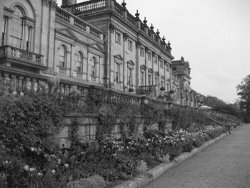
#> input picture code/region_growing/images/input_image/org.jpg, 250 x 188 px
$ python evaluation.py
#> lines starting #> are read from the running program, lines starting #| are printed output that depends on the picture; after the words box and inside, x2 and y2 are one past the last pixel; in counts of white or black regions, pixels touching at a corner belong together; long printed decimals are rounded
import cv2
import numpy as np
import matplotlib.pyplot as plt


# 自动选取种子点
def select_seed_points(image, num_seeds=6):
    """
    自动选取多个种子点，使用局部平均值判定法。

    参数：
        image: 输入的灰度图像（numpy数组）。
        num_seeds: 种子点数量。

    返回：
        seed_points: 种子点的坐标列表。
    """
    height, width = image.shape
    J = np.zeros((height, width))  # 记录已经选取的种子点
    seed_points = []

    for _ in range(num_seeds):
        max_mean = -1
        seed_x, seed_y = -1, -1

        for i in range(1, height - 1, 3):  # 3x3的滑动窗口遍历
            for j in range(1, width - 1, 3):
                local_region = image[i - 1:i + 2, j - 1:j + 2]
                local_mean = np.mean(local_region)

                if local_mean > max_mean and J[i, j] == 0:
                    max_mean = local_mean
                    seed_x, seed_y = i, j

        # 保存选出的种子点
        seed_points.append((seed_y, seed_x))
        J[seed_x, seed_y] = 1  # 标记已经使用的种子点

    return seed_points


# 区域生长算法实现
def region_growing(image, seed_points, threshold=13):
    """
    区域生长算法，使用多个自动选取的种子点。

    参数：
        image: 输入的灰度图像。
        seed_points: 自动选取的种子点列表。
        threshold: 灰度值差异的阈值。

    返回：
        seg_image: 分割后的二值图像。
    """
    height, width = image.shape
    seg_image = np.zeros((height, width), np.uint8)
    visited = np.zeros((height, width), np.bool_)

    seed_list = seed_points[:]
    region_mean = np.mean([float(image[y, x]) for x, y in seed_points])

    for x, y in seed_points:
        visited[y, x] = True
        seg_image[y, x] = 1

    neighbors = [(-1, 0), (1, 0), (0, -1), (0, 1)]

    while seed_list:
        x, y = seed_list.pop(0)
        for dx, dy in neighbors:
            nx, ny = x + dx, y + dy
            if 0 <= nx < width and 0 <= ny < height and not visited[ny, nx]:
                pixel_value = float(image[ny, nx])
                if abs(pixel_value - region_mean) <= threshold:
                    seg_image[ny, nx] = 1
                    seed_list.append((nx, ny))
                    region_mean = (region_mean * np.sum(seg_image) + pixel_value) / (np.sum(seg_image) + 1)
                visited[ny, nx] = True

    return seg_image


# SNR计算
def calculate_snr(image, segmented_image):
    """
    计算信噪比（SNR）。
    """
    foreground = image[segmented_image == 1]
    background = image[segmented_image == 0]

    mean_foreground = np.mean(foreground)
    mean_background = np.mean(background)

    std_foreground = np.std(foreground)
    std_background = np.std(background)

    snr = (mean_foreground - mean_background) / (std_foreground + std_background)
    return snr


# 显示分割结果
def show_segmentation(original_image, segmented_image):
    """
    显示原始图像和分割图像。
    """
    plt.figure(figsize=(10, 5))

    plt.subplot(1, 2, 1)
    plt.title("Original Image")
    plt.imshow(original_image, cmap='gray')

    plt.subplot(1, 2, 2)
    plt.title("Segmented Image")
    plt.imshow(segmented_image, cmap='gray')

    plt.show()


import cv2
import os


def main():
    # 检查文件路径是否正确
    img_path = 'images/input_image/org.jpg'

    if not os.path.exists(img_path):
        raise FileNotFoundError(f"Image file not found at {img_path}")

    # 加载灰度图像
    image = cv2.imread(img_path, cv2.IMREAD_GRAYSCALE)
#> image is the input picture: shape (188, 250); min 2, max 255, mean 115.7

    if image is None:
        raise FileNotFoundError("Failed to load the image. Please check the file path and file format.")

    # 自动选取多个种子点
    seed_points = select_seed_points(image, num_seeds=200)
#> after the loop in select_seed_points, `for _ in range(num_seeds):`:
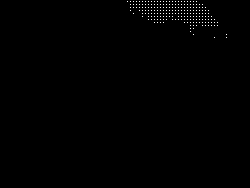
#> J: shape (188, 250) float64; values 0 (black) and 1 (white), 0.43% white in thin lines or dots, all inside (x1, y1, x2, y2) = (127, 1, 227, 38)
#> after the loop in select_seed_points, `for _ in range(num_seeds):`: seed_points = 200 pairs, first value 127 to 226, second value 1 to 37

    # 区域生长分割
    segmented_image = region_growing(image, seed_points, threshold=13)
#> in region_growing, `seed_list = seed_points[:]`: seed_list has the same summary as seed_points in select_seed_points
#> in region_growing, `region_mean = np.mean([float(image[y, x]) for x, y in seed_points])`: region_mean = 241.3
#> the loop in region_growing, `for x, y in seed_points:` made 200 passes
#> (x, y) on passes 1 to 3: (148, 16), (151, 1), (136, 7)
#> the loop in region_growing, `while seed_list:` made 7192 passes
#> after the loop in region_growing, `while seed_list:`:
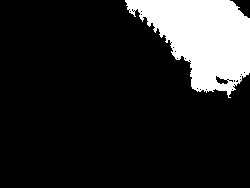
#> seg_image: shape (188, 250); values 0 (black) and 1 (white), 15.3% white; 1 white region, box (x1, y1, x2, y2) and area: (125, 0, 250, 98) 7192
#> after the loop in region_growing, `while seed_list:`:
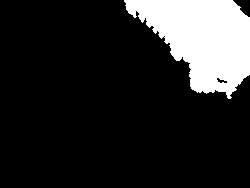
#> visited: shape (188, 250) bool; 16.1% white; 1 white region, box (x1, y1, x2, y2) and area: (124, 0, 250, 99) 7546
#> after the loop in region_growing, `while seed_list:`: region_mean = 235.6; seed_list = []

    # 显示结果
    show_segmentation(image, segmented_image)
#> in show_segmentation, `plt.show()`:
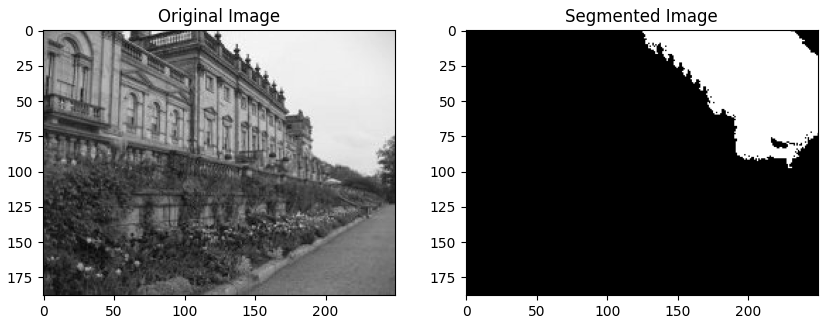
#> figure drawn by matplotlib, 2 panels

    # 计算并输出SNR
    snr = calculate_snr(image, segmented_image)
#> in calculate_snr, `foreground = image[segmented_image == 1]`: foreground = 7192 values, max 255 at index 107, min 223 at index 6481, mean 235.6
#> in calculate_snr, `mean_foreground = np.mean(foreground)`: mean_foreground = 235.6
#> in calculate_snr, `mean_background = np.mean(background)`: mean_background = 94.07
#> in calculate_snr, `std_foreground = np.std(foreground)`: std_foreground = 5.19
#> in calculate_snr, `std_background = np.std(background)`: std_background = 42.61
#> in calculate_snr, `snr = (mean_foreground - mean_background) / (std_foreground + std_back..`: snr = 2.96
#> snr = 2.96
    print(f"信噪比 (SNR): {snr}")
#| 信噪比 (SNR): 2.961


if __name__ == "__main__":
    main()
